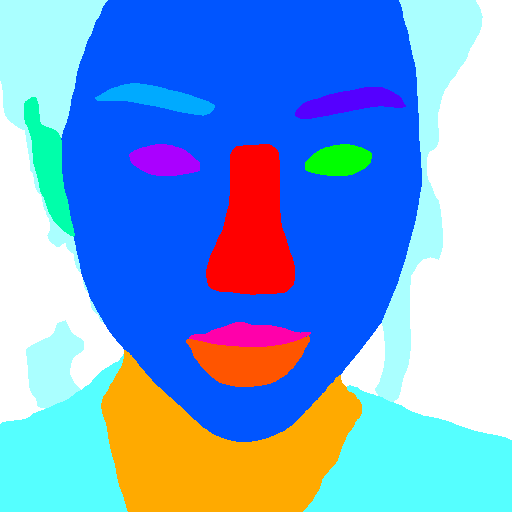
#> input picture dataProcessing/segFixer/001.png, 512 x 512 px, given in place of 007.png, which was not available
$ jupyter execute segmentFixer.ipynb   (shell and % lines are left out)
#> lines starting #> are read from the running program, lines starting #| are printed output that depends on the picture; pictures that were not available may be replaced by others from this repository, and a replacement may not be noted
[cell 1]
import cv2
import copy
import numpy as np
import matplotlib.pyplot as plt

[cell 2]
orig_img = cv2.imread(r'D:\Project\DPL302m\faceSegmantation\maskModifier\seg\makeup\NOT_GOOD\007.png')
#> orig_img is the input picture: shape (512, 512, 3); mean B, G, R 216.4, 161.3, 116.2
cv2_image_masked = copy.deepcopy(orig_img)

[cell 3]
# For visualizing RGB and grayscale images
# [9 lines left out: function function5, not called in this run]

[cell 4]
# For cutting the img into 2 half
# Read the image
# [20 lines left out: function function2, not called in this run]

[cell 5]
# for gray_scale
# for identifying classes
# [14 lines left out: function function4, not called in this run]

[cell 6]
# [42 lines left out: function function1, not called in this run]
    #ok

[cell 7]
# [8 lines left out: function function3, not called in this run]
    # [6 lines of commented-out code are left out]

[cell 8]
# seg_img = cv2.imread(r"D:\Project\DPL302m\faceSegmantation\maskModifier\seg_final\makeup\081.png")
seg_img = cv2.imread(r'D:\Project\DPL302m\Data\all\segs\makeup\0f86560090f166c56a61f57e39322f35.png')
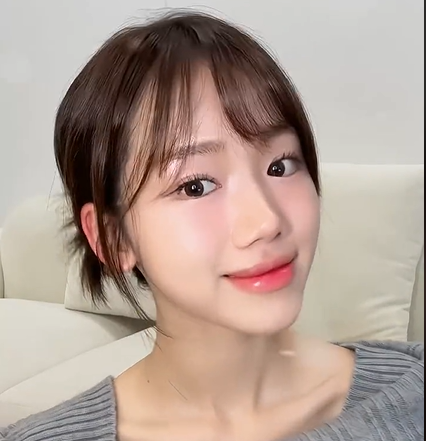
#> input picture dataAnalysis/dataProcessingStepByStep/1)033Orig.png, 426 x 441 px, given in place of 0f86560090f166c56a61f57e39322f35.png, which was not available
#> seg_img is the input picture: shape (441, 426, 3); mean B, G, R 148.2, 158.6, 177.7
copy_seg_img = copy.deepcopy(seg_img)
# Define the color to be replaced and the color to replace it with
color_to_replace = np.array([5,5,5])
replacement_color = np.array([255,255,255])

# # Find pixels with the color to be replaced
mask = np.all(copy_seg_img == color_to_replace, axis=-1)
#> mask: shape (441, 426) bool; every value is 0

# # Replace pixels with the replacement color
copy_seg_img[mask] = replacement_color
plt.imshow(copy_seg_img)
# Display the result
# cv2.imshow('Modified Segmentation Image', copy_seg_img)
# cv2.waitKey(0)
# cv2.destroyAllWindows()

[cell 9]
import cv2
import numpy as np

# Load the segmentation image
seg_img = cv2.imread(r'D:\Project\DPL302m\faceSegmantation\maskModifier\GANMask.png')
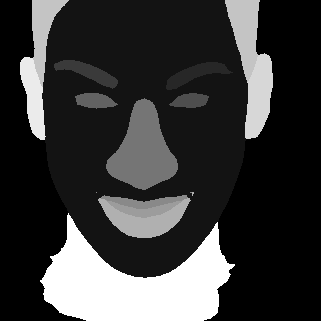
#> input picture dataProcessing/maskModifier/GANMask.png, 321 x 321 px, found by its file name
#> seg_img is the input picture: shape (321, 321, 3); min 0, max 13, mean 2.91

# Define the mapping from old colors to new colors
color_mapping = {
    ( 10,10,10): (255, 255, 170),  # hair
    ( 0,0,0): (255, 255, 255),  # background
    (0, 255, 170): (0,0,0),      # earring
    (255, 255, 0): (0, 170, 255),      # necklace
    (13,13,13): (0, 170, 255),      # neck
    # (0, 255, 85): (0, 255, 85),        # nope
    (12,12,12): ( 0, 255,  85 ),      # right ear
    (11,11,11): (170, 255,   0),             # left ear
    (5,5,5): (0, 255, 0),          # right eye
    (3,3,3): (255, 0, 85),        # right eyebrow
    (2,2,2): (255, 170, 0),      # left eyebrow
    (6,6,6): (0, 0, 255),          # nose
    (1,1,1): (255, 85, 0),        # face
    (4,4,4): (255, 0, 170),      # left eye
    (9,9,9): (0, 85, 255),        # lower lip
    (7,7,7): (170, 0, 255)       # upper lip
}

# Replace old colors with new colors
for old_color, new_color in color_mapping.items():
    seg_img[np.all(seg_img == old_color, axis=-1)] = new_color
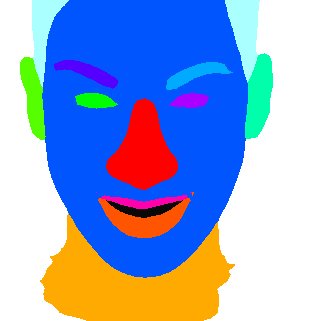
#> seg_img: shape (321, 321, 3); mean B, G, R 206.7, 164.6, 145.9

# Display the result
cv2.imshow('Modified Segmentation Image', seg_img)
cv2.waitKey(0)
cv2.destroyAllWindows()
